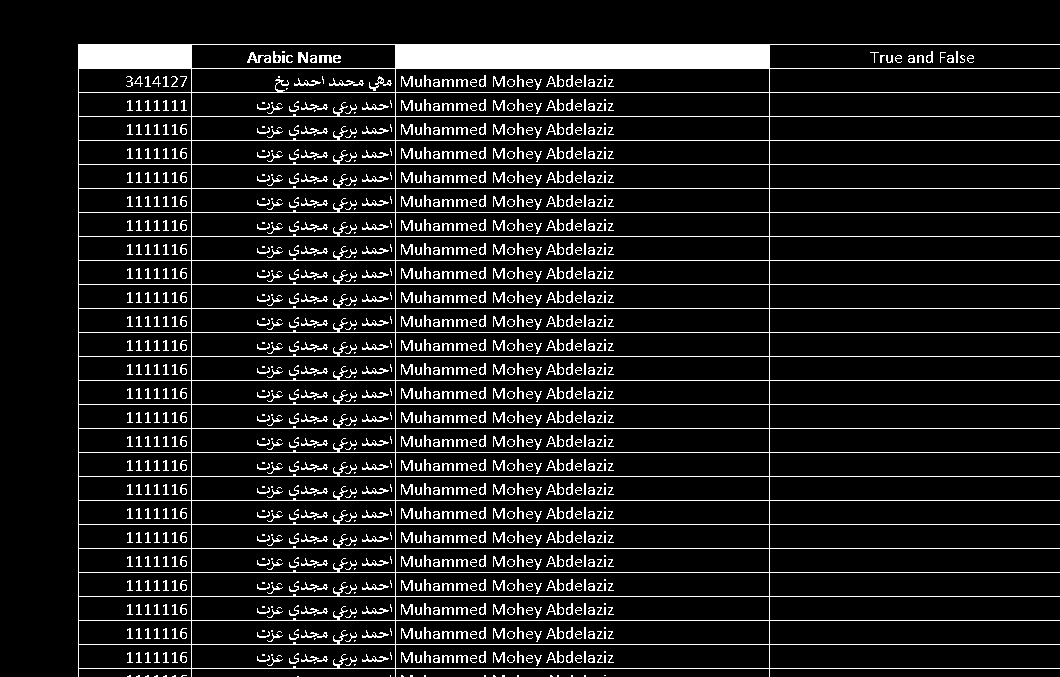
#> input picture Image_bin.jpg, 1060 x 677 px; its folder holds only this picture in this run
$ python -i codes.py   (imports and definitions only)
#> lines starting #> are read from the running program, lines starting #| are printed output that depends on the picture; after the words box and inside, x2 and y2 are one past the last pixel; in counts of white or black regions, pixels touching at a corner belong together
### recognition/knn.py
import os
import pickle
import numpy as np
import pandas as pd

from random import shuffle
from PIL import Image
from numpy import ndarray
from scipy import linalg, stats
from typing import List, Tuple

# combined_directory = "../chars/"


# Takes a directory path and returns all the names of the subdirectories or images, and their paths
def openDirectory(directory_path, images: bool):
    names = os.listdir(directory_path)
    if images:
        paths = [directory_path + name for name in names]
    else:
        paths = [directory_path + name + "/" for name in names]
    return paths, names


# Takes a list of image paths and returns a list of image np arrays
# [120 lines left out: functions openImages, images_to_feature_vectors, split_two, split_three, labelData, split_train_test and 4 more, not called in this run]


KNNC = 5  # K in K nearest neighbours


# Takes a training dict and a testing dict, computes the distance between the feature vectors, finds the k nearest images, extracts their labels,
# finds the most common label, and classifies it as such. Returns labels in the same order as the test feature vectors
# [32 lines left out: functions classify, evaluate, not called in this run]


# Creates a random test/train split and runs the classifier once
def test_one(directory_of_images, k):
    train, test = split_train_test(directory_of_images)
    return evaluate(train, test, k)


# Runs the classifier n times, each time creating a new training/testing split, then prints the average accuracy of the n runs
# [8 lines left out: function test_n_times, not called in this run]


# Saves the model using train data directory
def saveModel(train_data_directory):
    model = labelData(train_data_directory)
    savePickle(model)


# save_model(combined_directory)


# Takes the directory path of the images we want to classify and returns the corresponding labels
def classifyUnlabelledDirectory(segmented_image_directory):
    image_paths, _ = openDirectory(segmented_image_directory, images=True)
    image_arrays = openImages(image_paths)
    image_fvectors = images_to_feature_vectors(image_arrays)
    train_model = loadPickle()
    labels = classify(train_model, image_fvectors, 3)
    return labels


# [25 lines left out: functions classifyImageArrays, mapChars, not called in this run]


# saveModel(combined_directory)
# predicted_chars = classify_unlabelled_directory('./test/')
# print(predictChars(predicted_chars))

### recognition/codes.py

import cv2 as cv
import numpy as np
from matplotlib import pyplot as plt
from recognition.knn import classifyUnlabelledDirectory, mapChars
import glob
import os


def show_images(images, titles=None):
    n_ims = len(images)
    if titles is None:
        titles = ['(%d)' % i for i in range(1, n_ims + 1)]
    fig = plt.figure()
    n = 1
    for image, title in zip(images, titles):
        a = fig.add_subplot(1, n_ims, n)
        if image.ndim == 2:
            plt.gray()
        plt.imshow(image)
        a.set_title(title)
        n += 1
    fig.set_size_inches(np.array(fig.get_size_inches()) * n_ims)
    plt.show()

# * Segment the image into characters to recognize each character


def segmentCodes(img):
#> called with img = '../Image_bin.jpg'
    img = cv.imread(img, 0)
#> img is the input picture: shape (677, 1060); min 0, max 255, mean 26.9
    img = cv.normalize(img, None, alpha=0, beta=255,
                       norm_type=cv.NORM_MINMAX)
    res, img = cv.threshold(img, 64, 255, cv.THRESH_BINARY)
#> img: shape (677, 1060); 10.5% white; 1087 white regions (220 under 20 px)

    contours, hierarchy = cv.findContours((img).astype("uint8"),
                                          cv.RETR_EXTERNAL, cv.CHAIN_APPROX_NONE)
#> contours = 34 contours, 30 with area under 20; largest, box (x1, y1, x2, y2) and area: (78, 44, 1060, 677) 431214, (926, 51, 933, 63) 44, (947, 55, 954, 63) 26, (908, 55, 915, 63) 26
    contours = sorted(contours, key=lambda ctr: cv.boundingRect(ctr))
#> contours = 34 contours, 30 with area under 20; largest, box (x1, y1, x2, y2) and area: (78, 44, 1060, 677) 431214, (926, 51, 933, 63) 44, (908, 55, 915, 63) 26, (947, 55, 954, 63) 26
    whiteImgLargeContours = np.ones(img.shape)
    dimensionsContours = []
    for contour in contours:
        (x, y, w, h) = cv.boundingRect(contour)
        if(w*h > 40):
            dimensionsContours.append((x, y, w, h))
            cv.rectangle(whiteImgLargeContours,
                         (x, y), (x+w, y+h), (0, 0, 255), 1)
#> this loop made 34 passes
#> (x, y, w, h) on passes 1, 2, 3, 4, 5, 6, 7, 8, 11, 12, 15, 16: (78, 44, 982, 633), (127, 675, 4, 2), (136, 675, 4, 2), (145, 675, 4, 2), (154, 675, 4, 2), (163, 675, 4, 2), (172, 675, 4, 2), (181, 675, 6, 2), (401, 675, 3, 2), (410, 675, 3, 2), (493, 675, 3, 2), (502, 675, 3, 2)
#> (contour, x, y, w, h) on passes 9, 10, 13, 14, 17, 19: ([[297, 676], [298, 676]], 297, 676, 2, 1), ([[390, 675], [390, 676]], 390, 675, 1, 2), ([[424, 675], [424, 676], [425, 676], [425, 675]], 424, 675, 2, 2), ([[484, 675], [484, 676], [485, 676], [485, 675]], 484, 675, 2, 2), ([[517, 675], [517, 676], [518, 676], [518, 675]], 517, 675, 2, 2), ([[557, 675], [557, 676], [558, 676], [558, 675]], 557, 675, 2, 2)
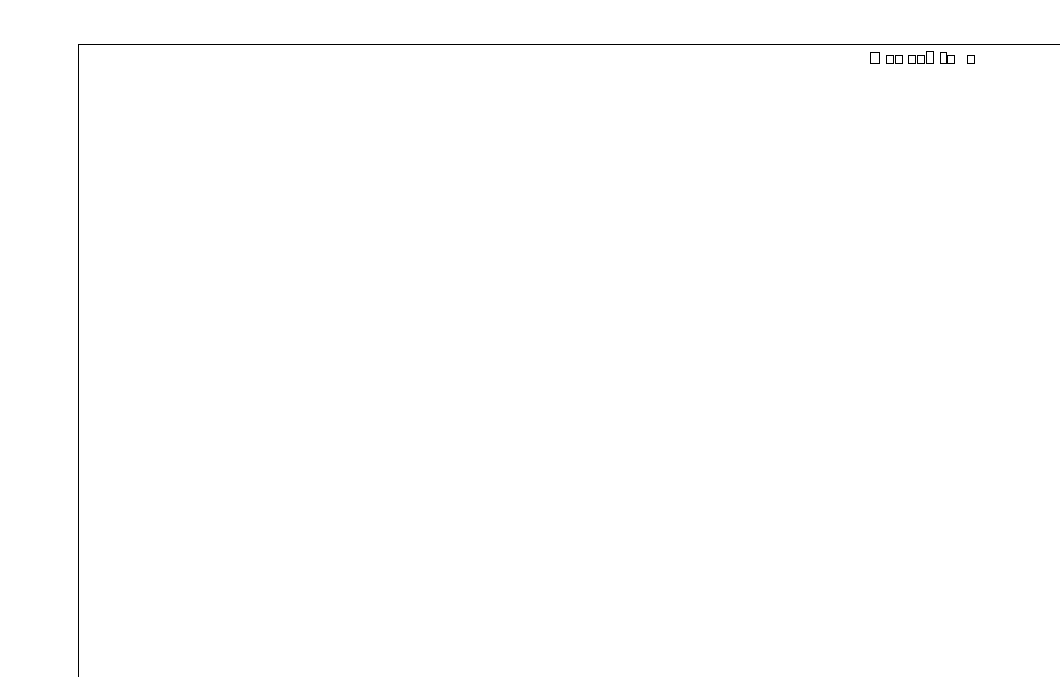
#> whiteImgLargeContours: shape (677, 1060) float64; values 0 (black) and 1 (white), 99.7% white; black in thin lines or dots, all inside (x1, y1, x2, y2) = (78, 44, 1060, 677)
#> after the loop, dimensionsContours = [(78, 44, 982, 633), (870, 52, 9, 11), (886, 55, 7, 8), (895, 55, 7, 8), (908, 55, 7, 8), (917, 55, 7, 8), (926, 51, 7, 12), (940, 52, 6, 11), (947, 55, 7, 8), (967, 55, 7, 8)]
    croppedDigits = []
    i = 0
    filteredImg = img
    for dimension in dimensionsContours:
        (x, y, w, h) = dimension
        croppedDigits.append(filteredImg[y-1:y+h+1, x-1:x+w+1])
        imgCopy = filteredImg[y-1:y+h+1, x-1:x+w+1]
        x = imgCopy.shape[1]
        numberOfImages = 1

        if(x > 25):
            numberOfImages = np.floor(x / 21)
            for j in range(int(numberOfImages)):
                imgTemp = cv.resize(imgCopy[:, j*21:(j+1)*21], (200, 100))
                imgTemp = cv.resize(imgTemp, None, fx=3, fy=3,
                                    interpolation=cv.INTER_CUBIC)
                cv.imwrite("outputs/"+str(i)+".jpg", imgTemp)
                i += 1

        else:
            imgCopy = cv.resize(imgCopy, (200, 100))
            imgCopy = cv.resize(imgCopy, None, fx=3, fy=3,
                                interpolation=cv.INTER_CUBIC)
            cv.imwrite("outputs/"+str(i)+".jpg", imgCopy)
            i += 1
#> this loop made 10 passes
#> (dimension, y, w, h, numberOfImages) on passes 1 to 10: ((78, 44, 982, 633), 44, 982, 633, 46), ((870, 52, 9, 11), 52, 9, 11, 1), ((886, 55, 7, 8), 55, 7, 8, 1), ((895, 55, 7, 8), 55, 7, 8, 1), ((908, 55, 7, 8), 55, 7, 8, 1), ((917, 55, 7, 8), 55, 7, 8, 1), ((926, 51, 7, 12), 51, 7, 12, 1), ((940, 52, 6, 11), 52, 6, 11, 1), ((947, 55, 7, 8), 55, 7, 8, 1), ((967, 55, 7, 8), 55, 7, 8, 1)
#> pass 1, in segmentCodes, `imgCopy = filteredImg[y-1:y+h+1, x-1:x+w+1]`:
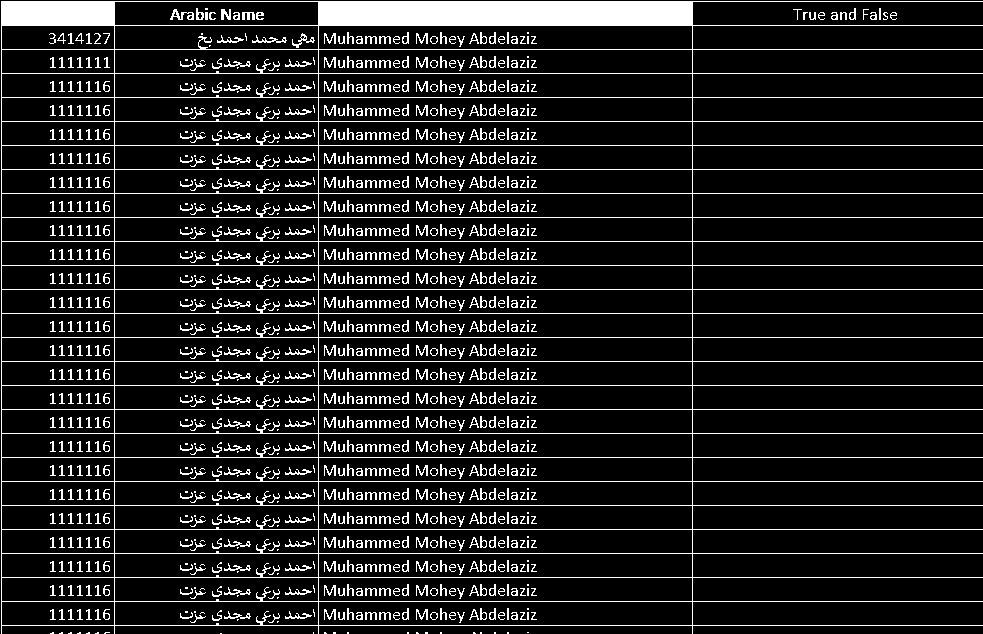
#> imgCopy: shape (634, 983); 12.1% white; 1087 white regions (220 under 20 px), largest, box (x1, y1, x2, y2) and area: (1, 1, 983, 634) 41573, (170, 9, 194, 20) 115, (252, 35, 287, 43) 102
#> pass 1, in segmentCodes, `cv.imwrite("outputs/"+str(i)+".jpg", imgTemp)`:
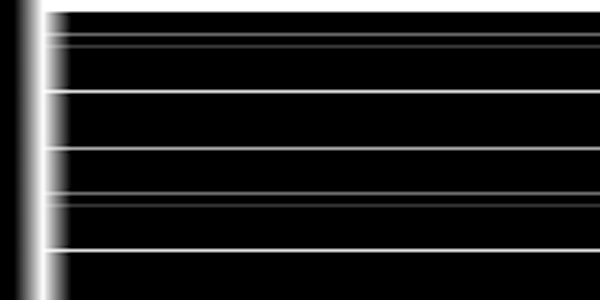
#> saved as 0.jpg: shape (300, 600); min 0, max 255, mean 30.9
#> pass 1, in segmentCodes, `cv.imwrite("outputs/"+str(i)+".jpg", imgTemp)`:
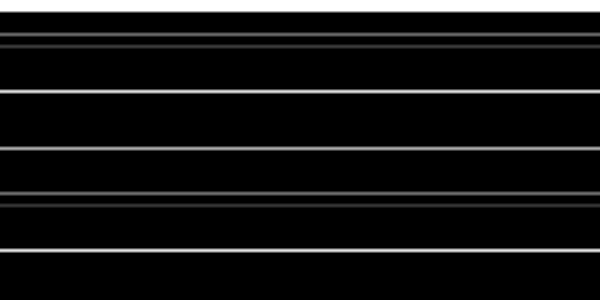
#> saved as 1.jpg: shape (300, 600); min 0, max 255, mean 20.7
#> pass 1, in segmentCodes, `cv.imwrite("outputs/"+str(i)+".jpg", imgTemp)`:
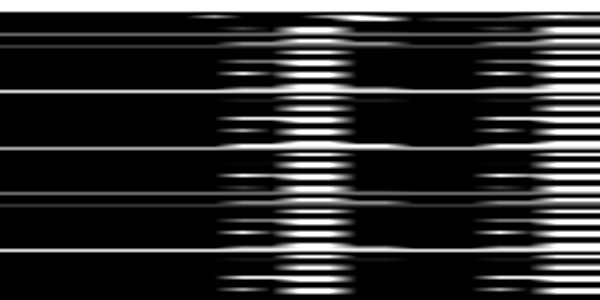
#> saved as 2.jpg: shape (300, 600); min 0, max 255, mean 47.7
#> after the loop, croppedDigits = 10 items; i = 55

    result = classifyUnlabelledDirectory('./outputs/')
    result = mapChars(result)
    files = glob.glob('./outputs/*')
    for file in files:
        os.remove(file)
    return result

# [5 lines of commented-out code are left out]

#> (the run stopped early here; a loop or call above may not have finished)
